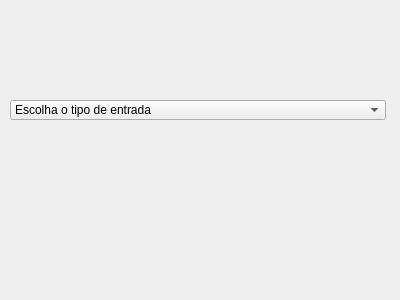
<?xml version="1.0" encoding="UTF-8"?>
<ui version="4.0">
 <class>Form</class>
 <widget class="QWidget" name="Form">
  <property name="geometry">
   <rect>
    <x>0</x>
    <y>0</y>
    <width>400</width>
    <height>300</height>
   </rect>
  </property>
  <property name="windowTitle">
   <string>Form</string>
  </property>
  <widget class="QComboBox" name="boxEntrada_moedas">
   <property name="geometry">
    <rect>
     <x>10</x>
     <y>100</y>
     <width>376</width>
     <height>20</height>
    </rect>
   </property>
   <item>
    <property name="text">
     <string>Escolha o tipo de entrada</string>
    </property>
   </item>
   <item>
    <property name="text">
     <string>R$</string>
    </property>
   </item>
   <item>
    <property name="text">
     <string>ER</string>
    </property>
   </item>
   <item>
    <property name="text">
     <string>$</string>
    </property>
   </item>
   <item>
    <property name="text">
     <string>Libras</string>
    </property>
   </item>
  </widget>
 </widget>
 <resources/>
 <connections/>
</ui>
